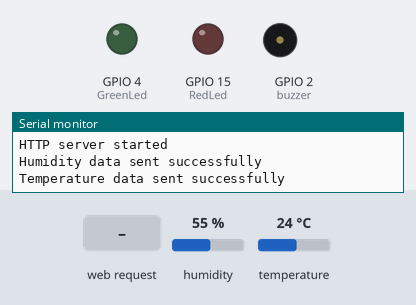
Bench run of a sketch on a simulated ESP8266 (NodeMCU). Parts: output pins drawn as LEDs (lit = HIGH), buzzer (waves = sounding, pin HIGH), the last lines printed to the serial monitor. Inputs (shaded band) come from the test bench; at power-on: humidity 55 %, temperature 24 °C. WiFi joins after 1.5 s; servers stay silent unless stated.

Above: at 2.7 s.
2.8 s: HTTP request GET /buzzeron received
At 4.3 s:
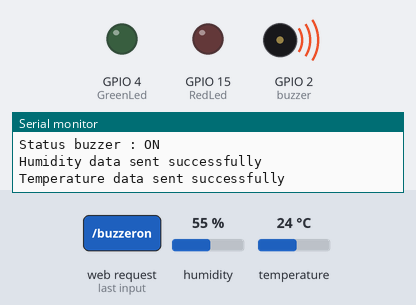
5.8 s: HTTP request GET /redledon received
At 6.9 s:
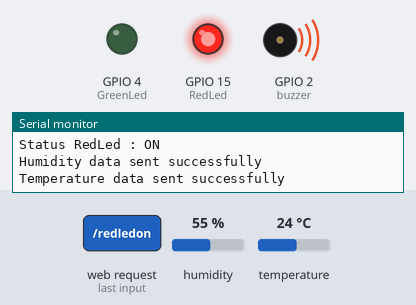
8.8 s: HTTP request GET /buzzeroff received
At 12.0 s:
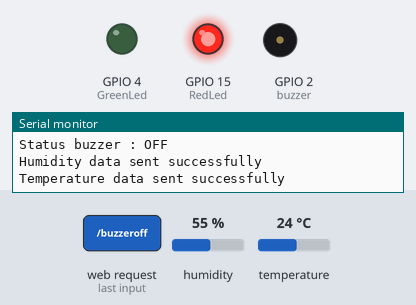
12.3 s: HTTP request GET /greenledon received
At 13.6 s:
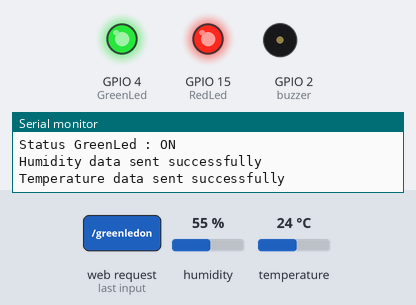
15.3 s: HTTP request GET /redledoff received
At 16.2 s:
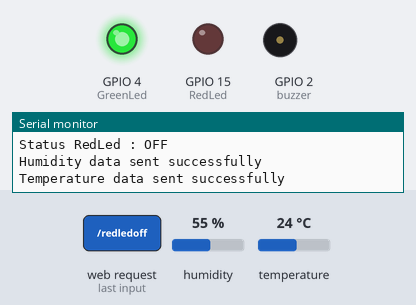
18.3 s: HTTP request GET /buzzeron received
At 21.5 s:
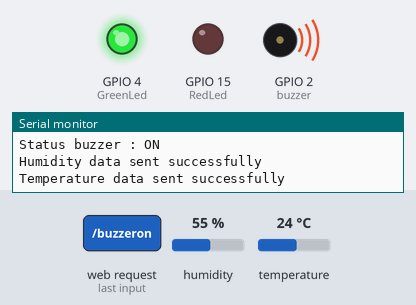
Timing chart, 0 to 22.6 s (numbered marks = the images above; inputs shaded):
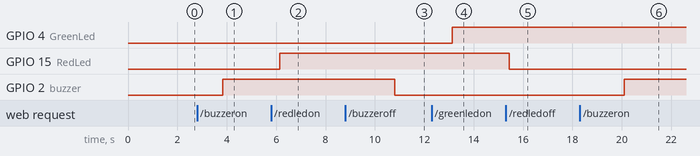

The sketch:

firebase.ino
```cpp
#include <DHT.h>
#include <FirebaseESP8266.h>
#include <ESP8266WiFi.h>
#include <ESP8266WebServer.h>

// Pin Definitions
int DHTPIN = 13;
int RedLed = 15;
int GreenLed = 4;
int buzzer = 2;

// DHT Sensor
#define DHTTYPE DHT11
DHT dht(DHTPIN, DHTTYPE);

// WiFi and Firebase credentials
#define WIFI_SSID "hujan"
#define WIFI_PASSWORD "pastidingin"
#define FIREBASE_HOST "https://dht-roger-tempt-check-default-rtdb.firebaseio.com/"
#define FIREBASE_AUTH "2ZgsW9WalSAVv1fHJQW0gNsVoHUdL6fzD9Gp9h4L"

ESP8266WebServer server(80);

// Firebase objects
FirebaseData firebaseData;
FirebaseAuth firebaseAuth;
FirebaseConfig firebaseConfig;

// WiFi connection function
void connectToWiFi() {
  Serial.print("Connecting to WiFi");
  WiFi.begin(WIFI_SSID, WIFI_PASSWORD);
  while (WiFi.status() != WL_CONNECTED) {
    delay(500);
    Serial.print(".");
  }
  Serial.println();
  Serial.println("WiFi connected");
  Serial.print("IP Address: ");
  Serial.println(WiFi.localIP());
}

// LED and Buzzer control functions
void redledon() {
  Serial.println("Status RedLed : ON");
  digitalWrite(RedLed, HIGH);
  server.send(200, "text/html", "Red LED ON");
}

void redledoff() {
  Serial.println("Status RedLed : OFF");
  digitalWrite(RedLed, LOW);
  server.send(200, "text/html", "Red LED OFF");
}

void greenledon() {
  Serial.println("Status GreenLed : ON");
  digitalWrite(GreenLed, HIGH);
  server.send(200, "text/html", "Green LED ON");
}

void greenledoff() {
  Serial.println("Status GreenLed : OFF");
  digitalWrite(GreenLed, LOW);
  server.send(200, "text/html", "Green LED OFF");
}

void buzzeron() {
  Serial.println("Status buzzer : ON");
  digitalWrite(buzzer, HIGH);
  server.send(200, "text/html", "Buzzer ON");
}

void buzzeroff() {
  Serial.println("Status buzzer : OFF");
  digitalWrite(buzzer, LOW);
  server.send(200, "text/html", "Buzzer OFF");
}

void setup() {
  Serial.begin(9600);

  pinMode(RedLed, OUTPUT);
  pinMode(GreenLed, OUTPUT);
  pinMode(buzzer, OUTPUT);

  connectToWiFi();

  // Firebase configuration
  firebaseConfig.host = FIREBASE_HOST;
  firebaseConfig.signer.tokens.legacy_token = FIREBASE_AUTH;

  // Initialize Firebase
  Firebase.begin(&firebaseConfig, &firebaseAuth);

  dht.begin();

  // Define server routes
  server.on("/buzzeron", HTTP_GET, buzzeron);
  server.on("/buzzeroff", HTTP_GET, buzzeroff);
  server.on("/redledon", HTTP_GET, redledon);
  server.on("/greenledon", HTTP_GET, greenledon);
  server.on("/redledoff", HTTP_GET, redledoff);
  server.on("/greenledoff", HTTP_GET, greenledoff);

  // Start server
  server.begin();
  Serial.println("HTTP server started");
}

void loop() {
  server.handleClient();

  float humidity = dht.readHumidity();
  float temperature = dht.readTemperature();

  if (isnan(humidity) || isnan(temperature)) {
    Serial.println("Failed to read from DHT sensor!");
    return;
  }

  if (Firebase.setFloat(firebaseData, "/Hasil_Pembacaan/Humidity", humidity)) {
    Serial.println("Humidity data sent successfully");
  } else {
    Serial.println("Failed to send humidity data");
    Serial.println("Error: " + firebaseData.errorReason());
  }

  if (Firebase.setFloat(firebaseData, "/Hasil_Pembacaan/Temperature", temperature)) {
    Serial.println("Temperature data sent successfully");
  } else {
    Serial.println("Failed to send temperature data");
    Serial.println("Error: " + firebaseData.errorReason());
  }

  delay(2000); // Adjust the delay as needed A fatal esptool.py error occurred: Failed to connect to ESP8266: Timed out waiting for packet header
}
```

Measured:
- after the input at 2.8 s, GPIO 2 (buzzer): LOW → HIGH after 1.0 s
- after the input at 5.8 s, GPIO 15 (RedLed): LOW → HIGH after 0.35 s
- after the input at 8.8 s, GPIO 2 (buzzer): HIGH → LOW after 2.0 s
- after the input at 12.3 s, GPIO 4 (GreenLed): LOW → HIGH after 0.82 s
- after the input at 15.3 s, GPIO 15 (RedLed): HIGH → LOW after 0.15 s
- after the input at 18.3 s, GPIO 2 (buzzer): LOW → HIGH after 1.8 s
